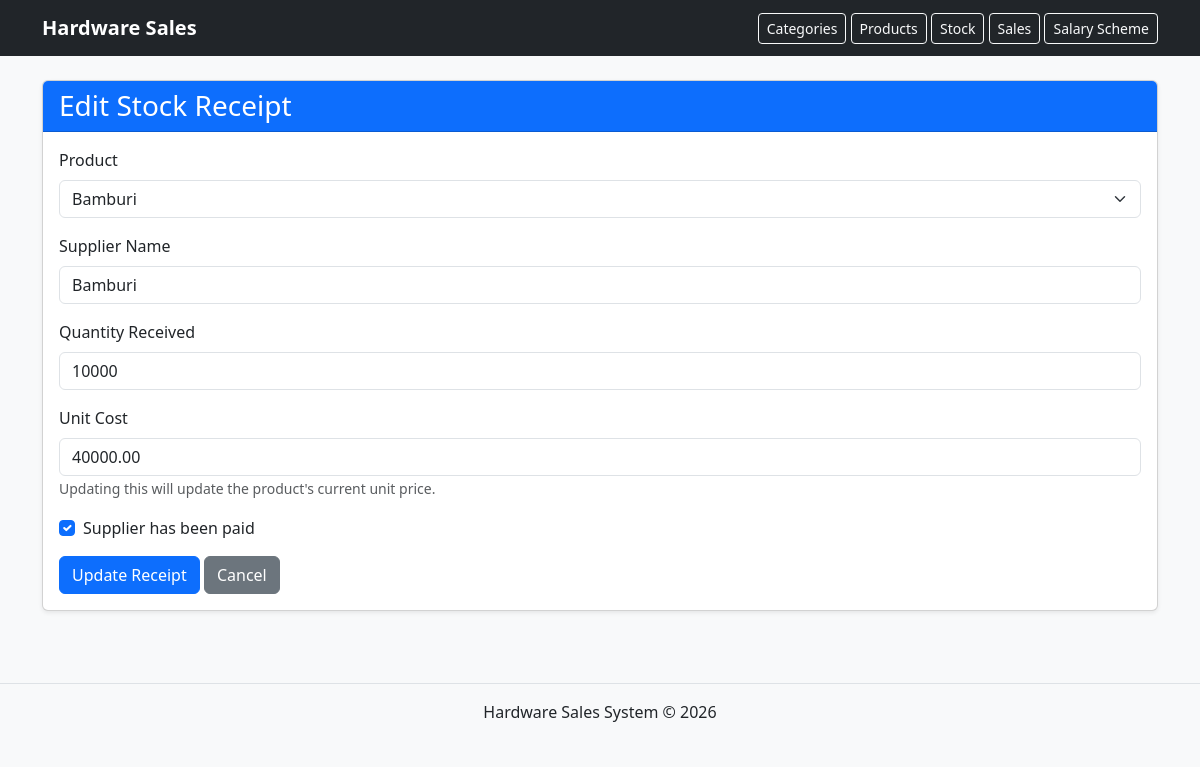
/stock/receipts/10/edit/, run on the app's committed database.
### stock/models.py (models this page shows, shortened)
class StockReceipt(models.Model):
    product = models.ForeignKey(Product, on_delete=models.CASCADE)
    supplier_name = models.CharField(max_length=100)
    quantity_received = models.PositiveIntegerField()
    unit_cost = models.DecimalField(max_digits=100, decimal_places=2, default=0)
    total_amount_due = models.DecimalField(max_digits=100, decimal_places=2, default=0)
    supplier_paid = models.BooleanField(default=False)
    date_received = models.DateTimeField(auto_now_add=True)

### web/models.py (models this page shows, shortened)
class Product(models.Model):
    category_name = models.ForeignKey(Category, on_delete=models.CASCADE)
    product_name = models.CharField(max_length=100)
    unit_price = models.DecimalField(max_digits=100, decimal_places=2, default=0)
    description = models.TextField()

### stock/views.py (the view, shortened to what this page needs)
# urls.py: path("receipts/<int:receipt_id>/edit/", views.edit_stock_receipt, name="edit_stock_receipt"),
def edit_stock_receipt(request, receipt_id):
    receipt = get_object_or_404(StockReceipt, id=receipt_id)
    products = Product.objects.all()
    return render(request, "edit_stock_receipt.html", {
        "receipt": receipt,
        "products": products
    })

### stock/templates/edit_stock_receipt.html (shortened to what this page needs)
{% extends 'base.html' %}
{% block content %}
<div class="card shadow-sm">
    <div class="card-header bg-primary text-white">
        <h3 class="mb-0">Edit Stock Receipt</h3>
    </div>
    <div class="card-body">
        <form method="POST">
            <div class="mb-3">
                <label class="form-label">Product</label>
                <select name="product" class="form-select" required>
                    {% for product in products %}
                    <option value="{{ product.id }}" {% if receipt.product.id == product.id %}selected{% endif %}>
                        {{ product.product_name }}
                    </option>
                    {% endfor %}
                </select>
            </div>
            <div class="mb-3">
                <label class="form-label">Supplier Name</label>
                <input type="text" name="supplier_name" value="{{ receipt.supplier_name }}" class="form-control" required>
            </div>
            <div class="mb-3">
                <label class="form-label">Quantity Received</label>
                <input type="number" name="quantity_received" value="{{ receipt.quantity_received }}" class="form-control" min="1" required>
            </div>
            <div class="mb-3">
                <label class="form-label">Unit Cost</label>
                <input type="number" name="unit_cost" step="0.01" value="{{ receipt.unit_cost }}" class="form-control" required>
                <small class="text-muted">
                    Updating this will update the product's current unit price.
                </small>
            </div>
            <div class="form-check mb-3">
                <input type="checkbox" name="supplier_paid" class="form-check-input" id="supplier_paid"
                    {% if receipt.supplier_paid %}checked{% endif %}>
                <label class="form-check-label" for="supplier_paid">
                    Supplier has been paid
                </label>
            </div>
            <button type="submit" class="btn btn-primary">Update Receipt</button>
            <a href="{% url 'stock_receipt_list' %}" class="btn btn-secondary">Cancel</a>
        </form>
    </div>
</div>
{% endblock %}

### data on the page
StockReceipt: product "Bamburi", supplier_name "Bamburi", quantity_received "10000", unit_cost "40000.00", supplier_paid "☑"
